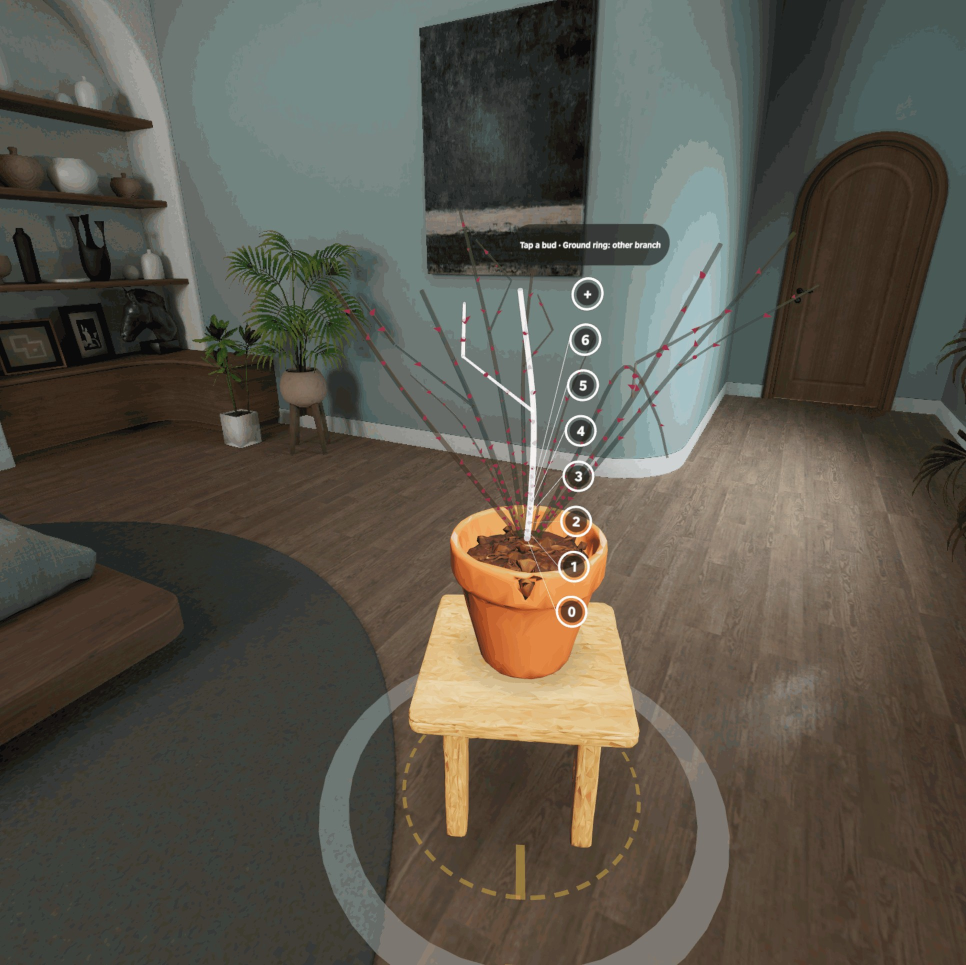
#> input picture dev-context/kj-alienware/_images/17ee21a78535be04166c.jpg, 1932 x 1930 px (shown at 1/2 size)
$ python blank_meter.py ../dev-context/kj-alienware/_images/17ee21a78535be04166c.jpg
#> lines starting #> are read from the running program, lines starting #| are printed output that depends on the picture
"""Blank-space meter for the main window (factory D44: blank outside the content <= 25 % of the window height,
no internal blank band > 20 %). Usage: python tools/blank_meter.py <png> [<png> ...]

For tools/shots_panel.sh frames: emulator-5560 HD (2560 px), camera level and facing the window, which then spans
x 840 - 1761, y 669 - 1866 (measured on the QA round-2 frames; the window always opens there). A row counts as
content when it has sharp edges (text, icons, control outlines: > 28 grey levels between neighbours, >= 3 times);
the blurred room behind the glass has none. Card and button interiors without text count as blank, so this reads a
little stricter than measuring by eye (QA round 2: S02 45 % by eye, 48 % here; S05 inner 69 / 70 %).
Prints per image: blank above + below the content (% of the window height) and the largest blank band inside it.
"""
import sys
from PIL import Image
import numpy as np

L, R, T, B = 840, 1761, 669, 1866
INSET = 42  # the window's corner radius / padding


def measure(path):
    im = np.asarray(Image.open(path).convert("L"), dtype=np.float32)
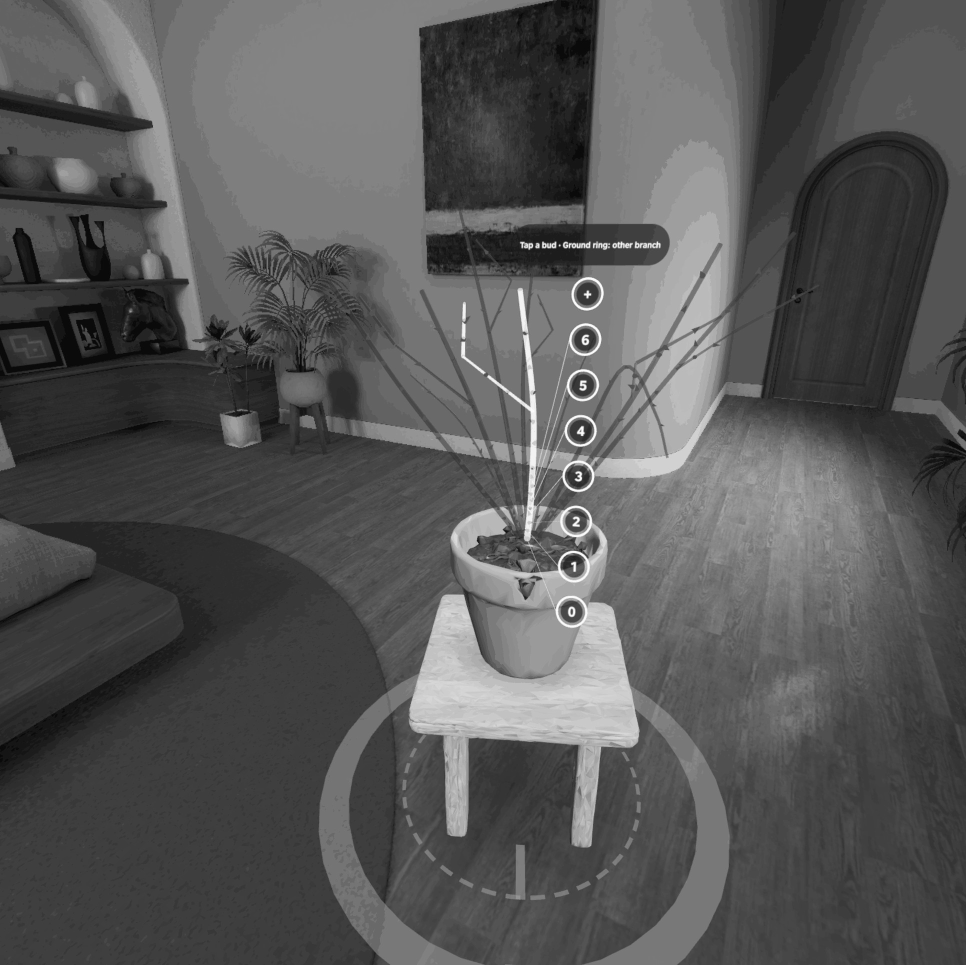
#> im: shape (1930, 1932) float32 (shown at 1/2 size); min 0, max 255, mean 86.5
    region = im[T + 8:B - 8, L + INSET:R - INSET]
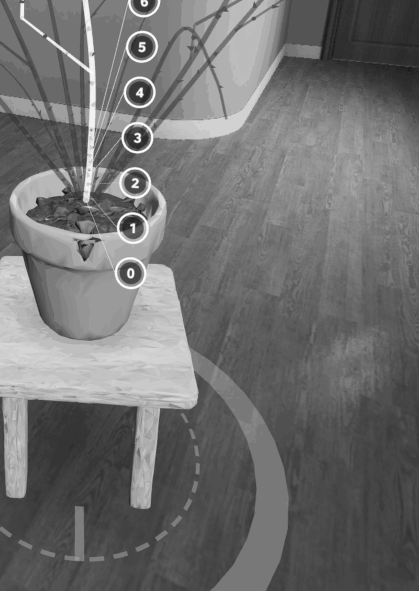
#> region: shape (1181, 837) float32 (shown at 1/2 size); min 16, max 255, mean 111.8
    dx = np.abs(np.diff(region, axis=1))
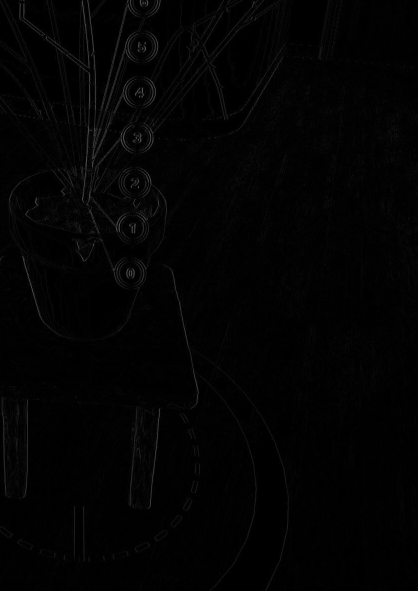
#> dx: shape (1181, 836) float32 (shown at 1/2 size); min 0, max 127, mean 2.7
    rows = np.where((dx > 28).sum(axis=1) >= 3)[0]
#> rows = 925 values from 0 to 1117
    H = B - T
    if len(rows) == 0:
        return 100.0, 100.0
    top = rows[0] + 8
#> top = 8
    bottom = H - (rows[-1] + 8)
#> bottom = 72
    inner = (np.diff(rows).max() - 1) if len(rows) > 1 else 0
#> inner = 85
    return 100.0 * (top + bottom) / H, 100.0 * inner / H


if __name__ == "__main__":
    bad = 0
    for p in sys.argv[1:]:
        outer, inner = measure(p)
#> outer = 6.68; inner = 7.1
        ok = outer <= 25 and inner <= 20
#> ok = True
        bad += 0 if ok else 1
#> bad = 0
        print(f"{'OK' if ok else 'OVER':4} outer {outer:5.1f}%  inner {inner:5.1f}%  {p.replace(chr(92), '/').split('/')[-1]}")
#| OK   outer   6.7%  inner   7.1%  17ee21a78535be04166c.jpg
    sys.exit(1 if bad else 0)
#> (the program exits here)

$ run again, on dev-context/kj-alienware/_images/43820a1f0b6c65c161e5.jpg
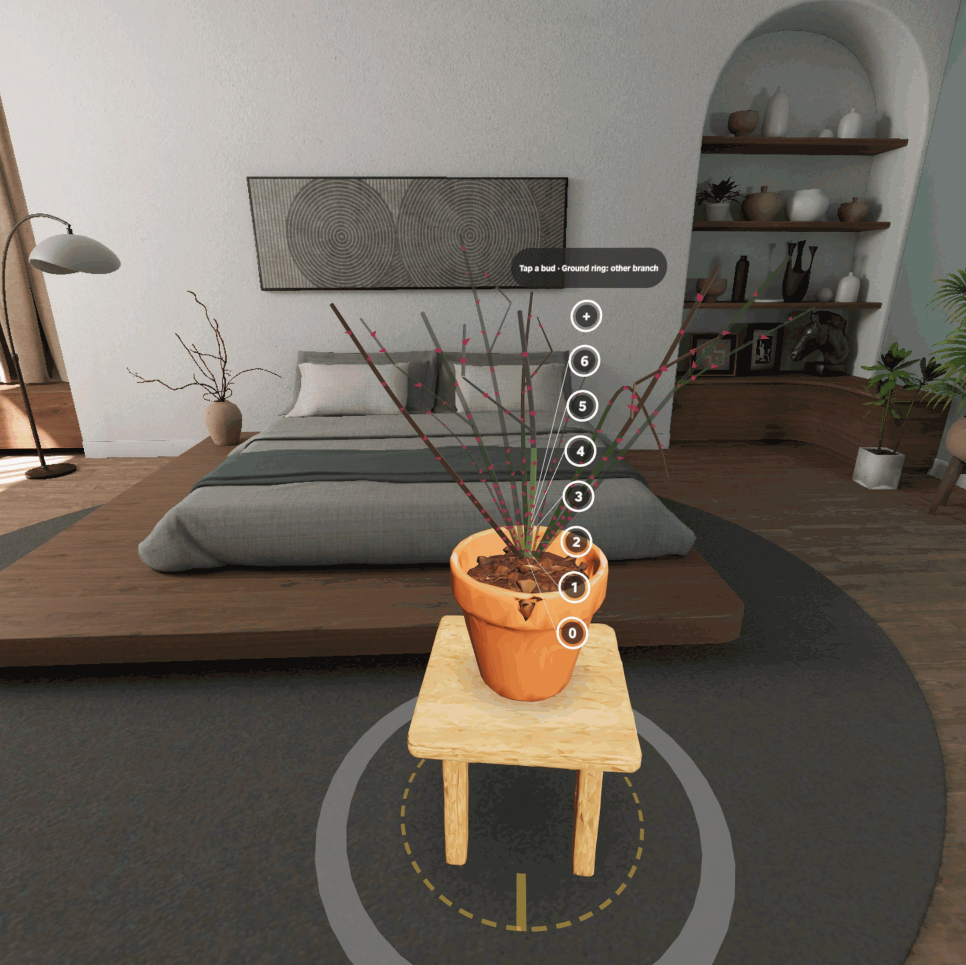
#> input picture dev-context/kj-alienware/_images/43820a1f0b6c65c161e5.jpg, 1932 x 1930 px (shown at 1/2 size)
#> in measure, `region = im[T + 8:B - 8, L + INSET:R - INSET]`:
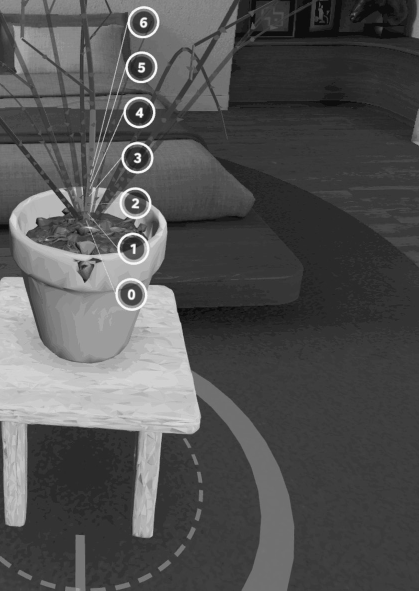
#> region: shape (1181, 837) float32 (shown at 1/2 size); min 2, max 255, mean 83
#> in measure, `dx = np.abs(np.diff(region, axis=1))`:
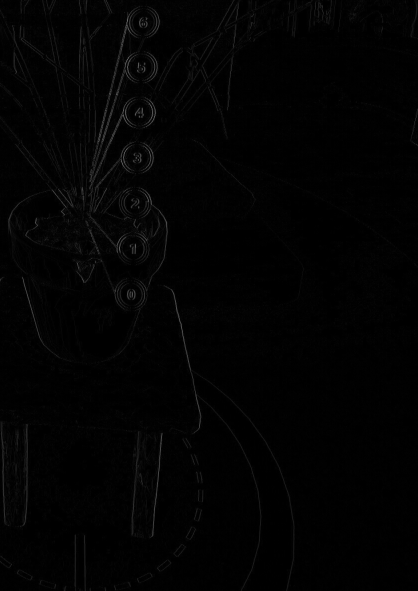
#> dx: shape (1181, 836) float32 (shown at 1/2 size); min 0, max 158, mean 2.5
#> rows = 1042 values from 0 to 1180
#> top = 8
#> bottom = 9
#> in measure, `inner = (np.diff(rows).max() - 1) if len(rows) > 1 else 0`: inner = 30
#> `outer, inner = measure(p)`: outer = 1.42; inner = 2.51
#> ok = True
#> bad = 0
#| OK   outer   1.4%  inner   2.5%  43820a1f0b6c65c161e5.jpg
